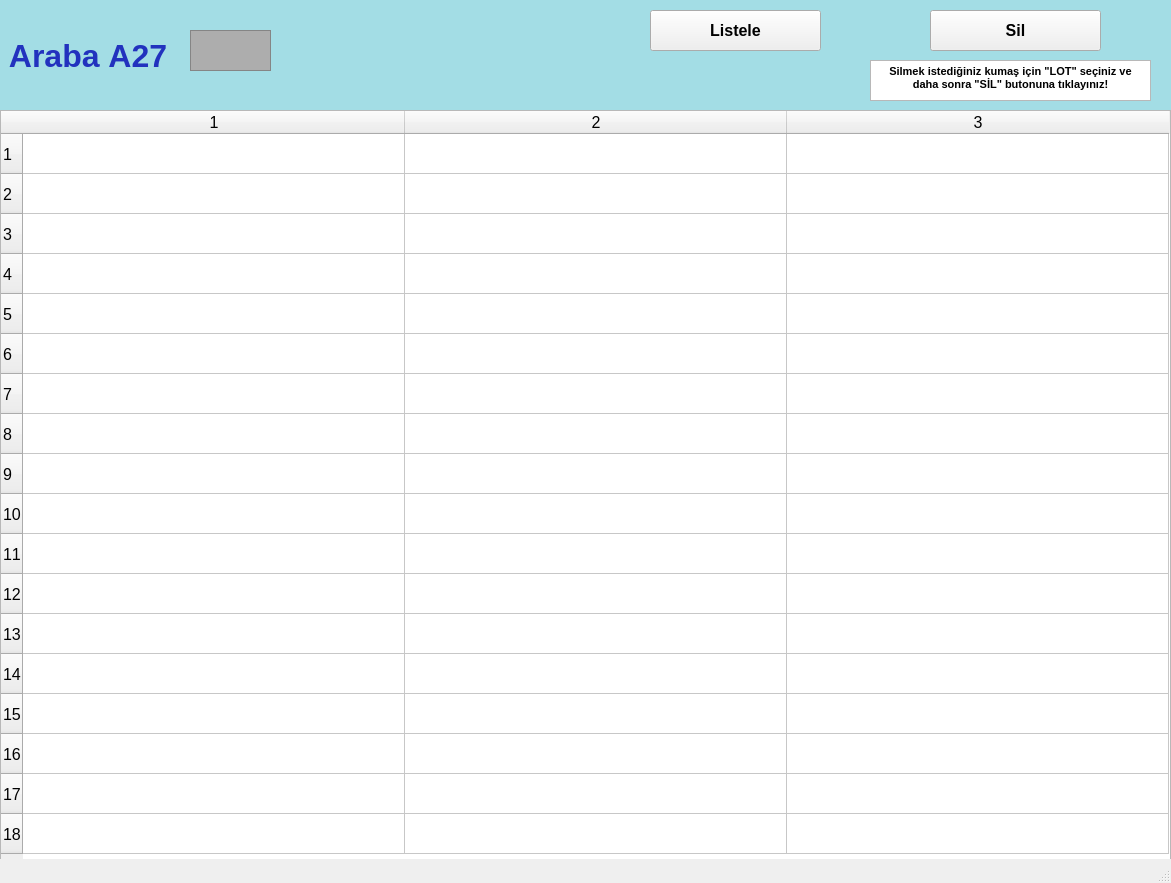
<?xml version="1.0" encoding="UTF-8"?>
<ui version="4.0">
 <class>arabalarA27_ekran</class>
 <widget class="QMainWindow" name="arabalarA27_ekran">
  <property name="geometry">
   <rect>
    <x>0</x>
    <y>0</y>
    <width>1171</width>
    <height>883</height>
   </rect>
  </property>
  <property name="font">
   <font>
    <pointsize>12</pointsize>
    <weight>50</weight>
    <bold>false</bold>
    <kerning>false</kerning>
   </font>
  </property>
  <property name="windowTitle">
   <string/>
  </property>
  <widget class="QWidget" name="centralwidget">
   <widget class="QLabel" name="arabaA1yazi_lbl">
    <property name="geometry">
     <rect>
      <x>0</x>
      <y>0</y>
      <width>1171</width>
      <height>111</height>
     </rect>
    </property>
    <property name="font">
     <font>
      <pointsize>24</pointsize>
      <weight>75</weight>
      <bold>true</bold>
     </font>
    </property>
    <property name="styleSheet">
     <string notr="true">background-color: rgb(163, 221, 229);
color: rgb(34, 50, 190);</string>
    </property>
    <property name="text">
     <string> Araba A27</string>
    </property>
   </widget>
   <widget class="QFrame" name="arabaA1_img">
    <property name="geometry">
     <rect>
      <x>190</x>
      <y>30</y>
      <width>81</width>
      <height>41</height>
     </rect>
    </property>
    <property name="styleSheet">
     <string notr="true">background-color: rgb(173, 173, 173);</string>
    </property>
    <property name="frameShape">
     <enum>QFrame::StyledPanel</enum>
    </property>
    <property name="frameShadow">
     <enum>QFrame::Raised</enum>
    </property>
   </widget>
   <widget class="QPushButton" name="listele27_btn">
    <property name="geometry">
     <rect>
      <x>650</x>
      <y>10</y>
      <width>171</width>
      <height>41</height>
     </rect>
    </property>
    <property name="font">
     <font>
      <pointsize>12</pointsize>
      <weight>75</weight>
      <bold>true</bold>
     </font>
    </property>
    <property name="text">
     <string>Listele</string>
    </property>
   </widget>
   <widget class="QTableWidget" name="A27_tw">
    <property name="geometry">
     <rect>
      <x>0</x>
      <y>110</y>
      <width>1171</width>
      <height>751</height>
     </rect>
    </property>
    <property name="baseSize">
     <size>
      <width>0</width>
      <height>0</height>
     </size>
    </property>
    <property name="rowCount">
     <number>18</number>
    </property>
    <property name="columnCount">
     <number>3</number>
    </property>
    <attribute name="horizontalHeaderVisible">
     <bool>true</bool>
    </attribute>
    <attribute name="horizontalHeaderCascadingSectionResizes">
     <bool>false</bool>
    </attribute>
    <attribute name="horizontalHeaderDefaultSectionSize">
     <number>382</number>
    </attribute>
    <attribute name="horizontalHeaderMinimumSectionSize">
     <number>38</number>
    </attribute>
    <attribute name="verticalHeaderDefaultSectionSize">
     <number>40</number>
    </attribute>
    <attribute name="verticalHeaderMinimumSectionSize">
     <number>23</number>
    </attribute>
    <row/>
    <row/>
    <row/>
    <row/>
    <row/>
    <row/>
    <row/>
    <row/>
    <row/>
    <row/>
    <row/>
    <row/>
    <row/>
    <row/>
    <row/>
    <row/>
    <row/>
    <row/>
    <column/>
    <column/>
    <column/>
   </widget>
   <widget class="QPushButton" name="sil27_btn">
    <property name="geometry">
     <rect>
      <x>930</x>
      <y>10</y>
      <width>171</width>
      <height>41</height>
     </rect>
    </property>
    <property name="font">
     <font>
      <pointsize>12</pointsize>
      <weight>75</weight>
      <bold>true</bold>
     </font>
    </property>
    <property name="text">
     <string>Sil</string>
    </property>
   </widget>
   <widget class="QTextBrowser" name="textBrowser">
    <property name="geometry">
     <rect>
      <x>870</x>
      <y>60</y>
      <width>281</width>
      <height>41</height>
     </rect>
    </property>
    <property name="html">
     <string>&lt;!DOCTYPE HTML PUBLIC &quot;-//W3C//DTD HTML 4.0//EN&quot; &quot;http://www.w3.org/TR/REC-html40/strict.dtd&quot;&gt;
&lt;html&gt;&lt;head&gt;&lt;meta name=&quot;qrichtext&quot; content=&quot;1&quot; /&gt;&lt;style type=&quot;text/css&quot;&gt;
p, li { white-space: pre-wrap; }
&lt;/style&gt;&lt;/head&gt;&lt;body style=&quot; font-family:'MS Shell Dlg 2'; font-size:12pt; font-weight:400; font-style:normal;&quot;&gt;
&lt;p align=&quot;center&quot; style=&quot; margin-top:0px; margin-bottom:0px; margin-left:0px; margin-right:0px; -qt-block-indent:0; text-indent:0px;&quot;&gt;&lt;span style=&quot; font-size:8pt; font-weight:600;&quot;&gt;Silmek istediğiniz kumaş için &amp;quot;LOT&amp;quot; seçiniz ve daha sonra &amp;quot;SİL&amp;quot; butonuna tıklayınız!&lt;/span&gt;&lt;/p&gt;&lt;/body&gt;&lt;/html&gt;</string>
    </property>
   </widget>
  </widget>
  <widget class="QStatusBar" name="statusbar"/>
 </widget>
 <resources/>
 <connections/>
</ui>
